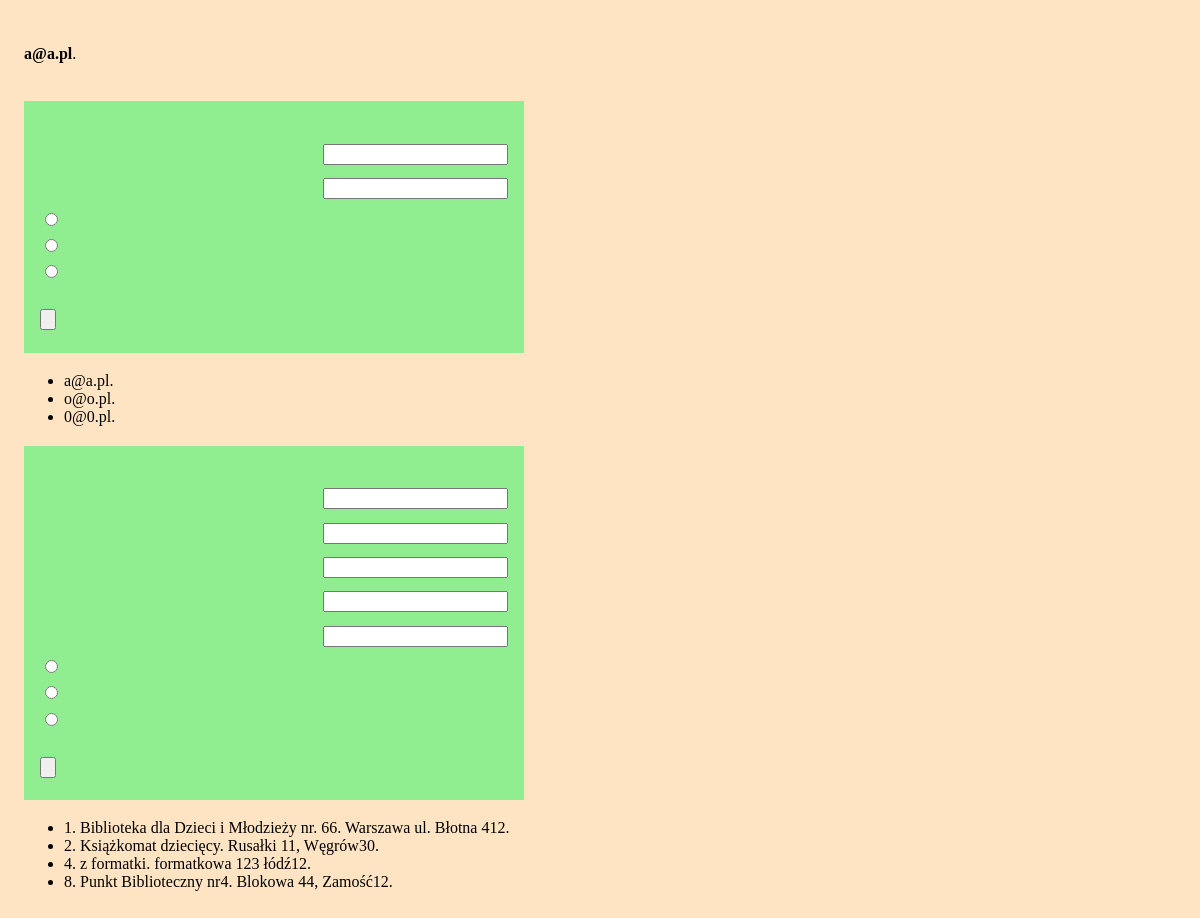
/admin.php (signed in), run on an earlier commit of the app's database.
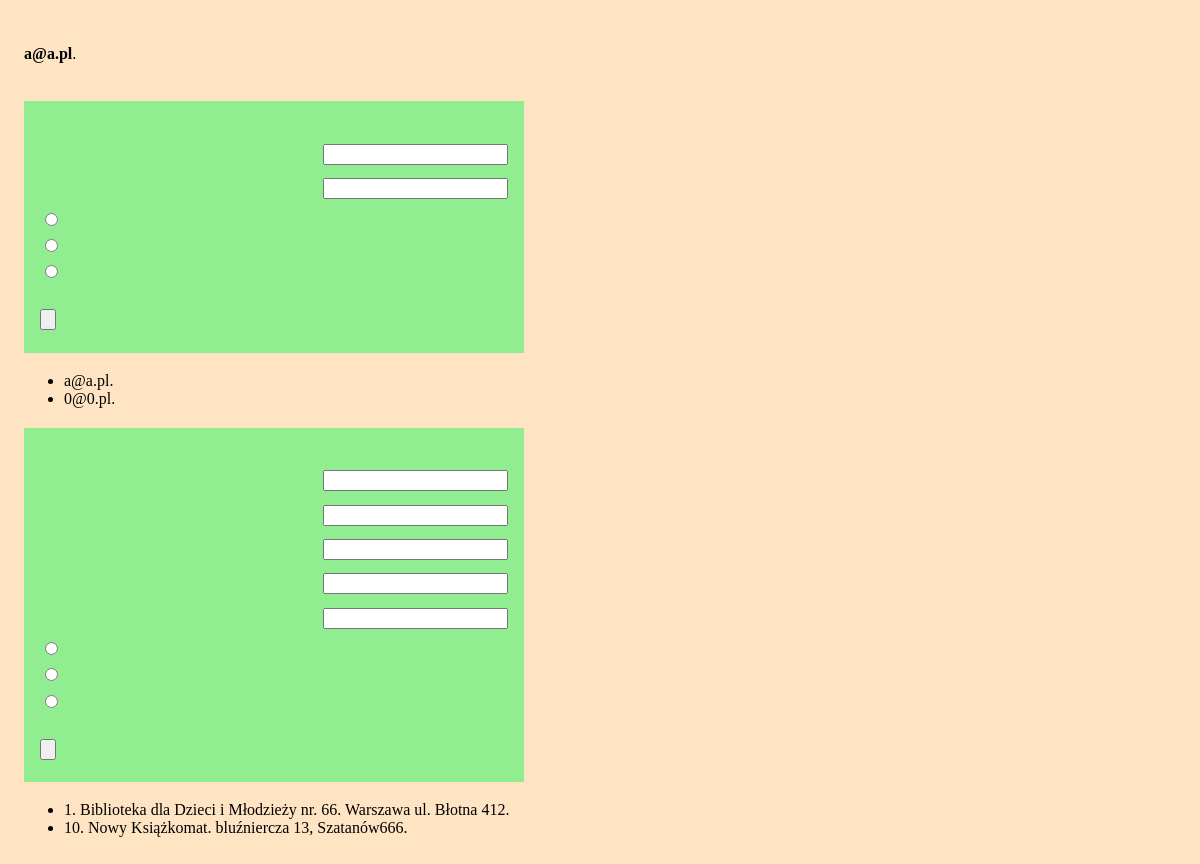
And on a later commit of the database.
### tables this page shows
CREATE TABLE "librarian" (
    "librarian_id" INTEGER PRIMARY KEY AUTOINCREMENT NOT NULL,
    "librarian_name" text,
    "librarian_pass" TEXT,
    "librarian_level" INTEGER
);

CREATE TABLE "unit" (
    "unit_id" INTEGER PRIMARY KEY AUTOINCREMENT NOT NULL,
    "unit_name" TEXT,
    "unit_address" TEXT,
    "number_columns" INTEGER,
    "number_box" INTEGER
);

### admin.php (the view, shortened to what this page needs)
<?php
require 'config.php';
$db = new MyDB($dbfile);
$stm = $db->query("SELECT unit_id, unit_name, unit_address, number_box FROM unit");
while ($row = $stm->fetchArray(1)) {
    $unit_id = $row['unit_id'];
    $unit_name = $row['unit_name'];
    $unit_address = $row['unit_address'];
    $unit_size = $row['number_box'];
    $unit = "<li>" . $info['id'] . $unit_id . ". " . $unit_name . ". " . $unit_address . $info['lockers'] . $unit_size . ".</li>";
    $all_units .= $unit;
}
$stm = $db->query("SELECT librarian_name FROM librarian");
while ($row = $stm->fetchArray(1)) {
    $librarian_name = $row['librarian_name'];
    $librarian = "<li>" . $librarian_name . ".</li>";
    $all_librarians .= $librarian;
}
echo $page_head . "\n\t\t<title>" . $info['admin_title']; ?></title>
</head>
<body>
    <?php
    if (isset($_SESSION["name"])) {
    ?>
        <header class="page-header">
            <?php echo $info['admin_login_info'] . " <b>" . $_SESSION['name']; ?></b>.<br>
            <?php echo $info['admin_logout']; ?><br>
        </header>
        <main role="main">
            <section>
                <div class="edycja">
                    <form name="admin_librarians" method="post" action="" class="">
                        <div class="flekser">
                            <label for="librarian_login"><?php echo $info['login_name']; ?></label> <input type="text" class="" id="id-librarian_login" name="librarian_login">
                        </div>
                        <div class="flekser">
                            <label for="librarian_pass"><?php echo $info['login_pass']; ?></label> <input type="password" class="" id="id-librarian_pass" name="librarian_pass">
                        </div>
                        <div>
                            <div>
                                <input type="radio" id="librarian_add" name="librarian" value="0"> <label for="librarian_add"><?php echo $info['add'] . " " . $info['account']; ?></label>
                            </div>
                            <div>
                                <input type="radio" id="librarian_remove" name="librarian" value="1"> <label for="librarian_remove"><?php echo $info['remove'] . " " . $info['account']; ?></label>
                            </div>
                            <div>
                                <input type="radio" id="librarian_update" name="librarian" value="2"> <label for="librarian_update"><?php echo $info['update'] . " " . $info['password']; ?></label>
                            </div>
                        </div><br>
                        <input type="submit" name="librarian_submit" value="<?php echo $info['send_button']; ?>">
                    </form>
                </div>
                <ul>
                    <?php echo $all_librarians; ?>
                </ul>
            </section>
            <section>
                <div class="edycja">
                    <form name="admin_machines" method="post" action="" class="">
                        <div class="flekser">
                            <input type="tekst" class="" id="id-machine_id" name="machine_id">
                        </div>
                        <div class="flekser">
                            <input type="tekst" class="" id="id-machine_name" name="machine_name">
                        </div>
                        <div class="flekser">
                            <input type="text" class="" id="id-machine_address" name="machine_address">
                        </div>
                        <div class="flekser">
                            <input type="number" class="" id="id-machine_size" name="machine_size">
                        </div>
                        <div class="flekser">
                            <input type="number" class="" id="id-machine_column" name="machine_column">
                        </div>
                        <div>
                            <div>
                                <input type="radio" id="machine_add" name="machine" value="0">
                            </div>
                            <div>
                                <input type="radio" id="machine_remove" name="machine" value="1">
                            </div>
                            <div>
                                <input type="radio" id="machine_update" name="machine" value="2">
                            </div>
                        </div><br>
                        <input type="submit" name="machine_submit" value="<?php echo $info['send_button']; ?>">
                    </form>
                </div>
                <ul>
                    <?php echo $all_units; ?>
                </ul>
            </section>
        </main>
    <?php
    } else {
        echo '<header class="page-header">
        <h1>' . $info['admin_message'] . '</h1>
        <h2><a href="login.php">' . $info["login_first"] . '</a></h2>
    </header>';
    }
    ?>
</body>
</html>

### config.php (shortened to what this page needs)
<?php
$all_units = "";
$all_librarians = "";
$page_head = "<!DOCTYPE html>
<html lang=\"pl-PL\">
    <head>
        <meta charset=\"UTF-8\" />
        <link rel=\"stylesheet\" type=\"text/css\" href=\"../style.css\" />
        <meta name=\"viewport\" content=\"width=device-width, initial-scale=1\">";

### style.css (style rules this page uses)
.flekser { display: flex; flex-direction: row; justify-content: space-between; align-items: center; }
.edycja { background: lightgreen; color: black; padding: 1em; margin-bottom: 1em; }
input { cursor: pointer; margin-top: .5em; margin-bottom: .5em; }
body { padding: 1em; background-color: bisque; width: 500px; }

What changed in the data, as far as the page shows it:
removed librarian: librarian_name "o@o.pl"
removed unit: unit_id "2", unit_name "Książkomat dziecięcy", unit_address "Rusałki 11, Węgrów", number_box "30"
removed unit: unit_id "4", unit_name "z formatki", unit_address "formatkowa 123 łódź", number_box "12"
removed unit: unit_id "8", unit_name "Punkt Biblioteczny nr4", unit_address "Blokowa 44, Zamość", number_box "12"
added unit: unit_id "10", unit_name "Nowy Książkomat", unit_address "bluźniercza 13, Szatanów", number_box "666"
